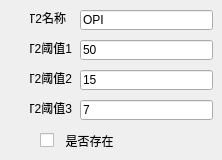
      <widget class="QWidget" name="tab2_S">
       <attribute name="title">
        <string>试剂条2</string>
       </attribute>
       <widget class="QLineEdit" name="CH2_threshold3_S">
        <property name="geometry">
         <rect>
          <x>80</x>
          <y>100</y>
          <width>133</width>
          <height>20</height>
         </rect>
        </property>
        <property name="text">
         <string>7</string>
        </property>
       </widget>
       <widget class="QLineEdit" name="CH2_name_S">
        <property name="geometry">
         <rect>
          <x>80</x>
          <y>10</y>
          <width>133</width>
          <height>20</height>
         </rect>
        </property>
        <property name="text">
         <string>OPI</string>
        </property>
       </widget>
       <widget class="QLabel" name="CH2_label2_S">
        <property name="geometry">
         <rect>
          <x>30</x>
          <y>40</y>
          <width>42</width>
          <height>16</height>
         </rect>
        </property>
        <property name="text">
         <string>T2阈值1</string>
        </property>
        <property name="alignment">
         <set>Qt::AlignRight|Qt::AlignTrailing|Qt::AlignVCenter</set>
        </property>
       </widget>
       <widget class="QLineEdit" name="CH2_threshold1_S">
        <property name="geometry">
         <rect>
          <x>80</x>
          <y>40</y>
          <width>133</width>
          <height>20</height>
         </rect>
        </property>
        <property name="text">
         <string>50</string>
        </property>
       </widget>
       <widget class="QLineEdit" name="CH2_threshold2_S">
        <property name="geometry">
         <rect>
          <x>80</x>
          <y>70</y>
          <width>133</width>
          <height>20</height>
         </rect>
        </property>
        <property name="text">
         <string>15</string>
        </property>
       </widget>
       <widget class="QCheckBox" name="CheckBox2_S">
        <property name="geometry">
         <rect>
          <x>40</x>
          <y>130</y>
          <width>101</width>
          <height>21</height>
         </rect>
        </property>
        <property name="text">
         <string>  是否存在</string>
        </property>
       </widget>
       <widget class="QLabel" name="CH2_label3_S">
        <property name="geometry">
         <rect>
          <x>30</x>
          <y>70</y>
          <width>42</width>
          <height>16</height>
         </rect>
        </property>
        <property name="text">
         <string>T2阈值2</string>
        </property>
        <property name="alignment">
         <set>Qt::AlignRight|Qt::AlignTrailing|Qt::AlignVCenter</set>
        </property>
       </widget>
       <widget class="QLabel" name="CH2_label4_S">
        <property name="geometry">
         <rect>
          <x>30</x>
          <y>100</y>
          <width>42</width>
          <height>16</height>
         </rect>
        </property>
        <property name="text">
         <string>T2阈值3</string>
        </property>
        <property name="alignment">
         <set>Qt::AlignRight|Qt::AlignTrailing|Qt::AlignVCenter</set>
        </property>
       </widget>
       <widget class="QLabel" name="CH2_label1_S">
        <property name="geometry">
         <rect>
          <x>30</x>
          <y>10</y>
          <width>36</width>
          <height>16</height>
         </rect>
        </property>
        <property name="text">
         <string>T2名称</string>
        </property>
        <property name="alignment">
         <set>Qt::AlignRight|Qt::AlignTrailing|Qt::AlignVCenter</set>
        </property>
       </widget>
      </widget>
